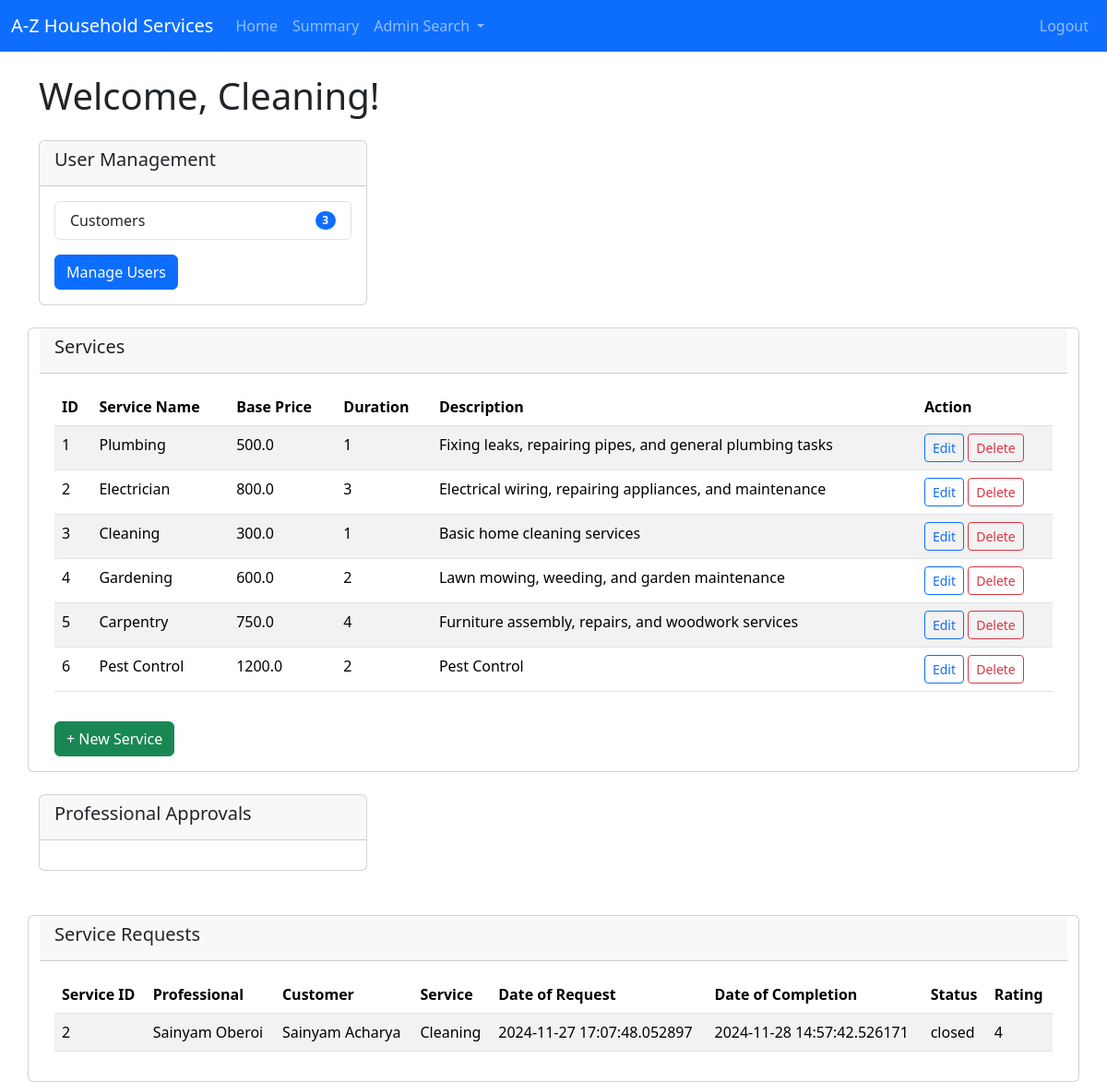
The app's page /admindashboard/Cleaning with its own data.
### backend/models.py (models this page shows)
class Service(db.Model):
    __tablename__ = 'service'
    id = db.Column(db.Integer, primary_key=True)
    name = db.Column(db.String(100), nullable=False)
    price = db.Column(db.Float, nullable=False)
    duration = db.Column(db.Integer, nullable=False)  # in minutes
    description = db.Column(db.Text, nullable=False)
    service_requests = db.relationship('ServiceRequest', cascade="all,delete", backref='service', lazy='dynamic')

class ServiceRequest(db.Model):
    __tablename__ = 'service_requests'
    id = db.Column(db.Integer, primary_key=True)
    user_id = db.Column(db.Integer, db.ForeignKey('user.id'), nullable=False)
    professional_id = db.Column(db.Integer, db.ForeignKey('professional.id'), nullable=True)
    service_id = db.Column(db.Integer, db.ForeignKey('service.id'), nullable=False)
    date_of_request = db.Column(db.DateTime, nullable=False)
    date_of_completion = db.Column(db.DateTime)
    service_status = db.Column(db.String(20), nullable=False)  # 'requested', 'pending' , 'closed',
    rating = db.Column(db.Integer)  # out of 5
    remarks = db.Column(db.Text)

class Professional(db.Model):
    __tablename__ = 'professional'
    id = db.Column(db.Integer, primary_key=True)
    email = db.Column(db.String(120), unique=True, nullable=False)
    password = db.Column(db.String(120), nullable=False)
    role = db.Column(db.Integer, default=2)   #1 for customer, 2 for professional, 3 for admin
    full_name = db.Column(db.String(100), nullable=False)
    service_name = db.Column(db.String(100), nullable=False)
    experience = db.Column(db.Integer, nullable=False)
    address = db.Column(db.String(255), nullable=False)
    pincode = db.Column(db.Integer, nullable=False)
    status = db.Column(db.String(10), nullable=False, default='pending') # for approval of admin
    service_requests = db.relationship('ServiceRequest',cascade="all,delete", backref='professional', lazy='dynamic') #relationship: professionals can access its service requests

class User(db.Model):
    __tablename__ = 'user'
    id = db.Column(db.Integer, primary_key=True)
    email = db.Column(db.String(120), unique=True, nullable=False)
    password = db.Column(db.String(120), nullable=False)
    role = db.Column(db.Integer, default=1)  # 1 for customer, 2 for professional, 0 for admin
    full_name = db.Column(db.String(120), nullable=False)
    address = db.Column(db.String(255), nullable=False)
    pincode = db.Column(db.Integer, nullable=False)
    service_requests = db.relationship('ServiceRequest',cascade="all,delete", backref='user', lazy='dynamic') #lazy is a server property

### backend/controllers.py (the view)
@app.route('/admindashboard/<name>')
def admin_dashboard(name):
    services=get_services()  # for rendering for-loops of jinja templating
    user_count = User.query.filter_by(role=1).count()  # for calculating user count
    pending_prof = Professional.query.filter_by(status='pending').all()  #for seeing all pending professionals
    service_requests = ServiceRequest.query.join(Service).join(User).outerjoin(Professional).all()
    return render_template("admin_dashboard.html", user = User.query.filter_by(role=0).first(), name=name, services=services, user_count=user_count, pending_prof=pending_prof , results=service_requests)

### backend/controllers.py (called while the page is built)
def get_services():
    services=Service.query.all()
    return services

### templates/admin_dashboard.html (shortened to what this page needs)
{% extends "base_dashboard.html" %}
{% block dashboard_content %}
<h1 class="mb-4">Welcome, {{name}}!</h1>
<div class="row">
    <div class="col-md-4">
        <div class="card mb-4">
            <div class="card-header">
                <h5 class="card-title">User Management</h5>
            </div>
            <div class="card-body">
                <ul class="list-group">
                    <li class="list-group-item d-flex justify-content-between align-items-center">
                        Customers
                        <span class="badge bg-primary rounded-pill">{{ user_count }}</span>
                    </li>
                </ul>
                <a href="{{ url_for('admin_manage_users') }}" class="btn btn-primary mt-3">Manage Users</a>
            </div>
        </div>
    </div>
<div class="card mb-4">
    <div class="card-header">
        <h5 class="card-title">Services</h5>
    </div>
    <div class="card-body">
        {% if services %}
        <table class="table table-striped">
            <thead>
                <tr>
                    <th>ID</th>
                    <th>Service Name</th>
                    <th>Base Price</th>
                    <th>Duration</th>
                    <th>Description</th>
                    <th>Action</th>
                </tr>
            </thead>
            <tbody>
                {% for service in services %}
                <tr>
                    <td>{{ service.id }}</td>
                    <td>{{ service.name }}</td>
                    <td>{{ service.price }}</td>
                    <td>{{ service.duration }}</td>
                    <td>{{ service.description }}</td>
                    <td>
                        <a href="{{ url_for('edit_service', name=name, service_id=service.id) }}"
                           class="btn btn-sm btn-outline-primary">Edit</a>
                        <a href="{{ url_for('delete_service', name=name, service_id=service.id) }}"
                           class="btn btn-sm btn-outline-danger">Delete</a>
                    </td>
                </tr>
                {% endfor %}
            </tbody>
        </table>
        {% else %}
        <h3 class="text-center">Sorry, there are no services available.</h3>
        {% endif %}
        <a href="{{ url_for('create_service', name=name) }}" class="btn btn-success mt-3">+ New Service</a>
    </div>
</div>
<div class="col-md-4">
    <div class="card mb-4">
        <div class="card-header">
            <h5 class="card-title">Professional Approvals</h5>
        </div>
        <div class="card-body">
        </div>
    </div>
</div>
<div class="card mt-4">
    <div class="card-header">
        <h5 class="card-title">Service Requests</h5>
    </div>
    <div class="card-body">
        {% if results %}
        <table class="table table-striped">
            <thead>
                <tr>
                    <th>Service ID</th>
                    <th>Professional</th>
                    <th>Customer</th>
                    <th>Service</th>
                    <th>Date of Request</th>
                    <th>Date of Completion</th>
                    <th>Status</th>
                    <th>Rating</th>
                </tr>
            </thead>
            <tbody>
                {% for result in results %}
                <tr>
                    <td>{{ result.id }}</td>
                    <td>{{ result.professional.full_name if result.professional else 'N/A' }}</td>
                    <td>{{ result.user.full_name }}</td>
                    <td>{{ result.service.name }}</td>
                    <td>{{ result.date_of_request }}</td>
                    <td>{{ result.date_of_completion if result.date_of_completion else 'N/A' }}</td>
                    <td>{{ result.service_status }}</td>
                    <td>{{ result.rating if result.rating else 'Not Rated' }}</td>
                </tr>
                {% endfor %}
            </tbody>
        </table>
        {% else %}
        <p>No service requests are currently available.</p>
        {% endif %}
    </div>
</div>
{% endblock %}

### records on screen
Service: id "1", name "Plumbing", price "500.0", duration "1", description "Fixing leaks, repairing pipes, and general plumbing tasks"
Service: id "2", name "Electrician", price "800.0", duration "3", description "Electrical wiring, repairing appliances, and maintenance"
Service: id "3", name "Cleaning", price "300.0", duration "1", description "Basic home cleaning services"
Service: id "4", name "Gardening", price "600.0", duration "2", description "Lawn mowing, weeding, and garden maintenance"
Service: id "5", name "Carpentry", price "750.0", duration "4", description "Furniture assembly, repairs, and woodwork services"
Service: id "6", name "Pest Control", price "1200.0", duration "2", description "Pest Control"
ServiceRequest: id "2", professional "Sainyam Oberoi", user.full_name "Sainyam Acharya", service.name "Cleaning", date_of_request "2024-11-27 17:07:48.052897", date_of_completion "2024-11-28 14:57:42.526171", service_status "closed", rating "4"

### other values on screen
{{ name }} "Cleaning"
{{ user_count }} "3"
